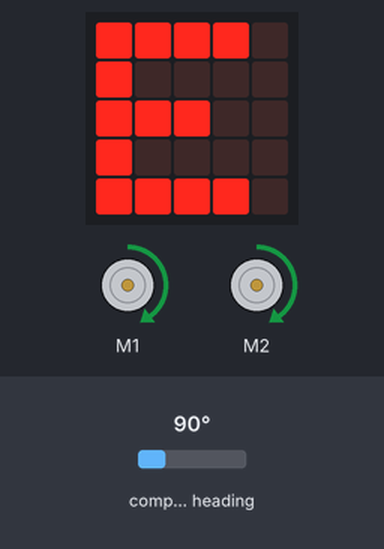
A program run on a simulated BBC micro:bit (MakeCode). On the bench: the board's 5×5 LED display, 2 × DC motor (green arrow = forward, orange = backward, longer = faster). Inputs (shaded band) come from the test bench; at power-on: compass heading 90°. The compass is already calibrated.

Above: at 1.2 s.
1.3 s: compass heading set to 47°
2.8 s: compass heading set to 42°
At 4.2 s:
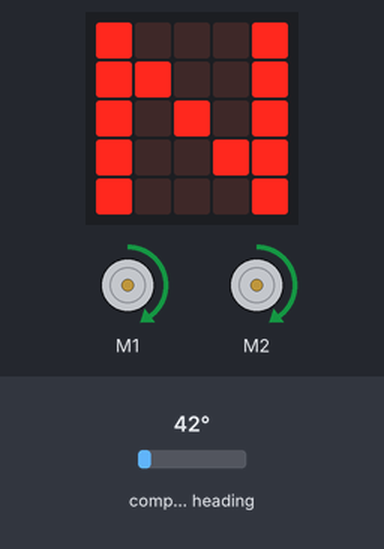
4.5 s: compass heading set to 180°
At 5.8 s:
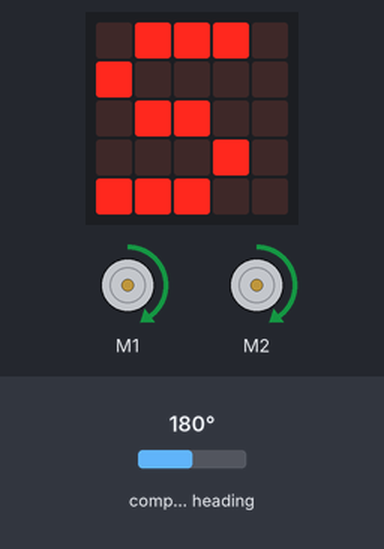
6.1 s: compass heading set to 218°
7.6 s: compass heading set to 227°
At 8.6 s:
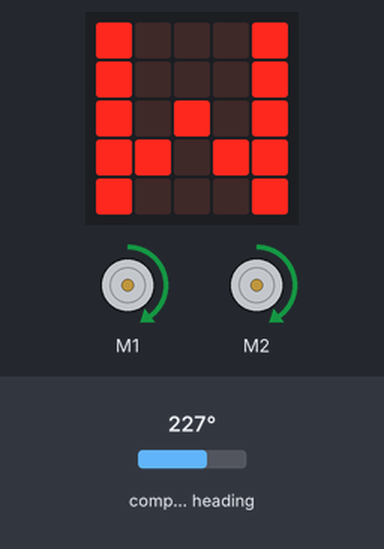
9.2 s: compass heading set to 7°
At 10.1 s:
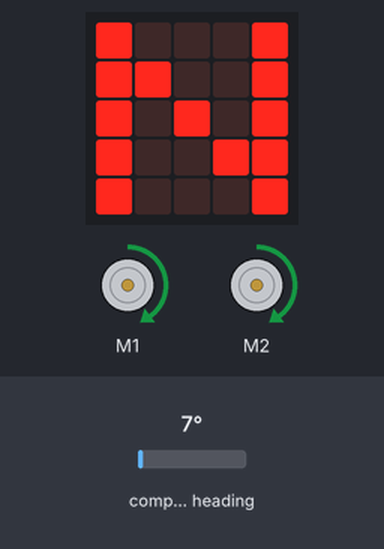
Timing chart, 0 to 11.7 s (numbered marks = the images above; inputs shaded):
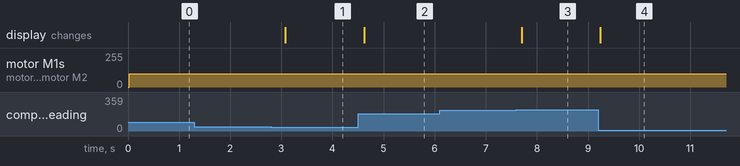

Measured:
- the behaviour switches between 45 and 44° on compass heading (found by bisection; images 0 and 1)
- the behaviour switches between 224 and 225° on compass heading (found by bisection; images 2 and 3)
- after the input at 1.3 s, every drawn part: stays the same
- after the input at 2.8 s, the display: changes after 0.28 s (image 1)
- after the input at 4.5 s, the display: changes after 0.12 s (image 2)
- after the input at 6.1 s, every drawn part: stays the same
- after the input at 7.6 s, the display: changes after 0.10 s (image 3)
- after the input at 9.2 s, the display: changes at once (image 4)

The program:

main.ts
```typescript
let angulos = 0
basic.forever(function () {
    angulos = input.compassHeading()
    if (angulos < 45) {
        basic.showString("N")
    } else if (angulos < 135) {
        basic.showString("E")
    } else if (angulos < 225) {
        basic.showString("S")
    } else if (angulos < 315) {
        basic.showString("W")
    } else {
        basic.showString("N")
    }
})
basic.forever(function () {
    maqueen.motorRun(maqueen.Motors.All, maqueen.Dir.CW, 100)
    basic.pause(1000)
    maqueen.motorRun(maqueen.Motors.M1, maqueen.Dir.CW, 100)
    basic.pause(1000)
    maqueen.motorRun(maqueen.Motors.M2, maqueen.Dir.CW, 100)
})
```

test.ts
```typescript
// aquí va el archivo "tests"; esto no se compilará cuando este paquete se utilice como una extensión.
```
